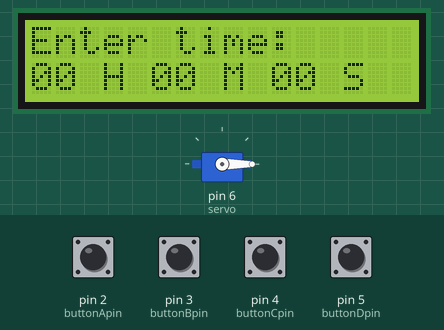
The sketch below on a simulated Arduino Uno, built with avr-gcc and run on an emulated ATmega328P. Parts: servo, 16×2 character LCD. Inputs (shaded band) come from the test bench; at power-on: pin 2 (buttonApin), pin 3 (buttonBpin), pin 4 (buttonCpin), pin 5 (buttonDpin) HIGH.

Above: at 1.2 s.
1.3 s: pin 5 (buttonDpin) pulled LOW for 0.15 s
At 2.3 s:
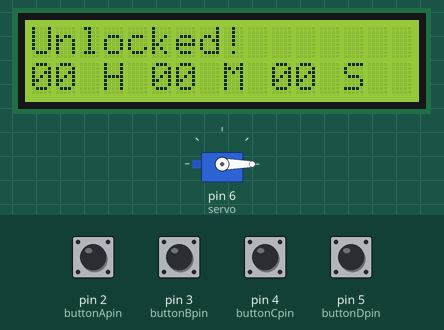
4.4 s: pin 2 (buttonApin) pulled LOW for 1 s
At 5.9 s:
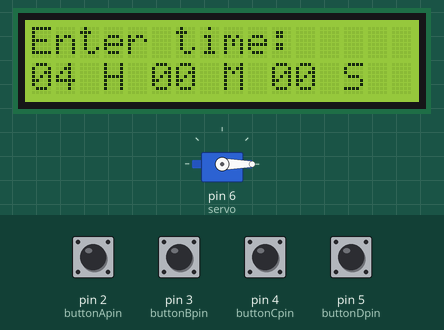
6.9 s: pin 5 (buttonDpin) pulled LOW for 1 s
At 7.6 s:
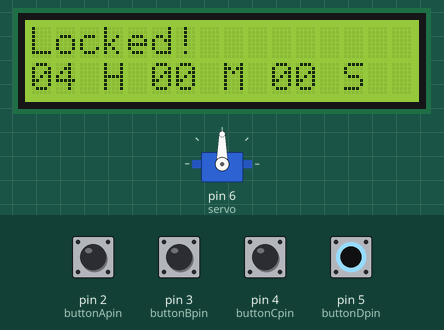
Timing chart, 0 to 9.9 s (numbered marks = the images above; inputs shaded):
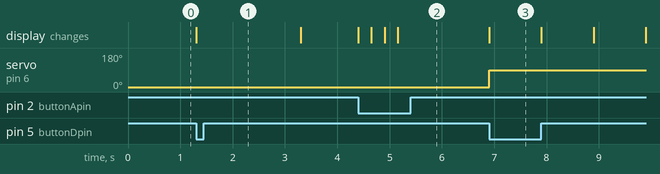

Measured:
- after the input at 1.3 s, the display: changes at once (image 1)
- after the input at 4.4 s, the display: first changes at once (image 2 shows a later state)
- after the input at 6.9 s, servo on pin 6 (servo): 0° → 90° at once; the display: changes at once (image 3)
- what the display in image 3 shows lasts 1.0 s, from 6.9 s to 7.9 s

The sketch:

Lockbox.ino
```cpp
#include <Servo.h>
#include <LiquidCrystal.h>

Servo servo;
LiquidCrystal lcd(7, 8, 9, 10, 11, 12);

int pos = 0;
int buttonApin = 2;
int buttonBpin = 3;
int buttonCpin = 4;
int buttonDpin = 5;
int waitHours = 0;
int waitMinutes = 0;
int waitSeconds = 0;
long waitTime =  0; //Hours, Minutes, and Seconds variables are just for visuals, time is for actual wait time

void setup()
{
  pinMode(buttonApin, INPUT_PULLUP);
  pinMode(buttonBpin, INPUT_PULLUP);
  pinMode(buttonCpin, INPUT_PULLUP);
  pinMode(buttonDpin, INPUT_PULLUP);
  Serial.begin(9600);
  servo.attach(6);
  servo.write(0);
  lcd.begin(16, 2);
  lcd.setCursor(0, 0);
  lcd.print("Enter time: ");
  lcd.setCursor(0, 1);
  lcd.print("00 H 00 M 00 S");
}

void updateTime()
{
  lcd.setCursor(0, 1);
  if(waitHours < 10) //Allows proper positioning for printing of time
  {
    lcd.print(0);
  }
  lcd.print(waitHours);

  lcd.setCursor(5, 1);
  if(waitMinutes < 10) //Allows proper positioning for printing of time
  {
    lcd.print(0);
  }
  lcd.print(waitMinutes);
  lcd.setCursor(10, 1);
  if(waitSeconds < 10)
  {
    lcd.print(0);
  }
  lcd.print(waitSeconds);
}

void checkLimits()
{
  if(waitHours > 99) //limit at 99 hours
    {
      waitHours = 0;
      waitTime -= 360000000; //takes away the 100 hours of wait added to waitTime
      lcd.setCursor(0, 1);
      lcd.print(0);
    }
  updateTime();
}

void calculateTime()
{
  waitHours = (waitTime/3600000);
  waitMinutes = ((waitTime % 3600000)/60000);
  waitSeconds = ((waitTime % 60000)/1000);
  checkLimits();
  lcd.setCursor(2,1);
}

void loop()
{
  if (digitalRead(buttonApin) == LOW)
  {
    waitTime += 3600000;
    calculateTime();
    delay(250); //Stops accidental holding of button causing huge numbers
  }
  if (digitalRead(buttonBpin) == LOW)
  {
    waitTime += 900000;
    calculateTime();
    delay(250);
  }
  if (digitalRead(buttonCpin) == LOW)
  {
    waitTime += 60000;
    calculateTime();
    delay(250);
  }
  if (digitalRead(buttonDpin) == LOW)
  {
    lcd.setCursor(0, 0);
    lcd.print("Locked!      ");
    servo.write(90);
    while(waitTime > 0)
    {
      delay(996); //Slightly adjusted after running for 30 minutes and calculating offset in timing compared to a normal clock,
      waitTime -= 1000; //this will still be inaccurate to about 1 second per 40 minutes, but this is a small error and not detrimental to the overall purpose of the product
      calculateTime();
    }
    lcd.setCursor(0, 0);
    lcd.print("Unlocked!");
    servo.write(0);
    delay(2000);
    lcd.setCursor(0, 0);
    lcd.print("Enter time: ");
  }
}
```
